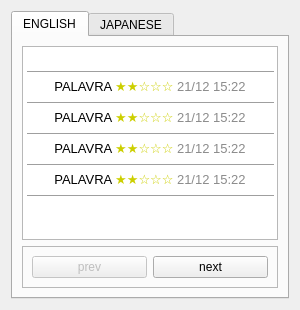
      <widget class="QWidget" name="tab_2">
       <attribute name="title">
        <string>HISTORY</string>
       </attribute>
       <layout class="QVBoxLayout" name="verticalLayout_5">
        <item>
         <widget class="QTabWidget" name="tabWidget">
          <property name="currentIndex">
           <number>0</number>
          </property>
          <widget class="QWidget" name="tab_4">
           <attribute name="title">
            <string>ENGLISH</string>
           </attribute>
           <layout class="QVBoxLayout" name="verticalLayout_6">
            <item>
             <widget class="QTextBrowser" name="history_en">
              <property name="html">
               <string>&lt;!DOCTYPE HTML PUBLIC &quot;-//W3C//DTD HTML 4.0//EN&quot; &quot;http://www.w3.org/TR/REC-html40/strict.dtd&quot;&gt;
&lt;html&gt;&lt;head&gt;&lt;meta name=&quot;qrichtext&quot; content=&quot;1&quot; /&gt;&lt;style type=&quot;text/css&quot;&gt;
p, li { white-space: pre-wrap; }
&lt;/style&gt;&lt;/head&gt;&lt;body style=&quot; font-family:'Ubuntu'; font-size:11pt; font-weight:400; font-style:normal;&quot;&gt;
&lt;p align=&quot;center&quot; style=&quot;-qt-paragraph-type:empty; margin-top:0px; margin-bottom:0px; margin-left:0px; margin-right:0px; -qt-block-indent:0; text-indent:0px; font-family:'MS Shell Dlg 2'; font-size:8.25pt;&quot;&gt;&lt;br /&gt;&lt;/p&gt;
&lt;hr /&gt;
&lt;p align=&quot;center&quot; style=&quot; margin-top:0px; margin-bottom:0px; margin-left:0px; margin-right:0px; -qt-block-indent:0; text-indent:0px;&quot;&gt;&lt;span style=&quot; font-family:'MS Shell Dlg 2'; font-size:10pt;&quot;&gt;PALAVRA &lt;/span&gt;&lt;span style=&quot; font-family:'MS Shell Dlg 2'; font-size:10pt; color:#cccf00;&quot;&gt;★★☆☆☆&lt;/span&gt;&lt;span style=&quot; font-family:'MS Shell Dlg 2'; font-size:10pt;&quot;&gt; &lt;/span&gt;&lt;span style=&quot; font-family:'MS Shell Dlg 2'; font-size:10pt; color:#8b8b8b;&quot;&gt;21/12 15:22&lt;/span&gt;&lt;/p&gt;
&lt;hr /&gt;
&lt;p align=&quot;center&quot; style=&quot; margin-top:0px; margin-bottom:0px; margin-left:0px; margin-right:0px; -qt-block-indent:0; text-indent:0px;&quot;&gt;&lt;span style=&quot; font-family:'MS Shell Dlg 2'; font-size:10pt;&quot;&gt;PALAVRA &lt;/span&gt;&lt;span style=&quot; font-family:'MS Shell Dlg 2'; font-size:10pt; color:#cccf00;&quot;&gt;★★☆☆☆&lt;/span&gt;&lt;span style=&quot; font-family:'MS Shell Dlg 2'; font-size:10pt;&quot;&gt; &lt;/span&gt;&lt;span style=&quot; font-family:'MS Shell Dlg 2'; font-size:10pt; color:#8b8b8b;&quot;&gt;21/12 15:22&lt;/span&gt;&lt;/p&gt;
&lt;hr /&gt;
&lt;p align=&quot;center&quot; style=&quot; margin-top:0px; margin-bottom:0px; margin-left:0px; margin-right:0px; -qt-block-indent:0; text-indent:0px;&quot;&gt;&lt;span style=&quot; font-family:'MS Shell Dlg 2'; font-size:10pt;&quot;&gt;PALAVRA &lt;/span&gt;&lt;span style=&quot; font-family:'MS Shell Dlg 2'; font-size:10pt; color:#cccf00;&quot;&gt;★★☆☆☆&lt;/span&gt;&lt;span style=&quot; font-family:'MS Shell Dlg 2'; font-size:10pt;&quot;&gt; &lt;/span&gt;&lt;span style=&quot; font-family:'MS Shell Dlg 2'; font-size:10pt; color:#8b8b8b;&quot;&gt;21/12 15:22&lt;/span&gt;&lt;/p&gt;
&lt;hr /&gt;
&lt;p align=&quot;center&quot; style=&quot; margin-top:0px; margin-bottom:0px; margin-left:0px; margin-right:0px; -qt-block-indent:0; text-indent:0px;&quot;&gt;&lt;span style=&quot; font-family:'MS Shell Dlg 2'; font-size:10pt;&quot;&gt;PALAVRA &lt;/span&gt;&lt;span style=&quot; font-family:'MS Shell Dlg 2'; font-size:10pt; color:#cccf00;&quot;&gt;★★☆☆☆&lt;/span&gt;&lt;span style=&quot; font-family:'MS Shell Dlg 2'; font-size:10pt;&quot;&gt; &lt;/span&gt;&lt;span style=&quot; font-family:'MS Shell Dlg 2'; font-size:10pt; color:#8b8b8b;&quot;&gt;21/12 15:22&lt;/span&gt;&lt;/p&gt;
&lt;hr /&gt;&lt;/body&gt;&lt;/html&gt;</string>
              </property>
             </widget>
            </item>
            <item>
             <widget class="QFrame" name="frame">
              <property name="minimumSize">
               <size>
                <width>0</width>
                <height>28</height>
               </size>
              </property>
              <property name="frameShape">
               <enum>QFrame::StyledPanel</enum>
              </property>
              <property name="frameShadow">
               <enum>QFrame::Raised</enum>
              </property>
              <layout class="QHBoxLayout" name="horizontalLayout">
               <item>
                <widget class="QPushButton" name="prev_button">
                 <property name="enabled">
                  <bool>false</bool>
                 </property>
                 <property name="maximumSize">
                  <size>
                   <width>16777215</width>
                   <height>30</height>
                  </size>
                 </property>
                 <property name="text">
                  <string>prev</string>
                 </property>
                </widget>
               </item>
               <item>
                <widget class="QPushButton" name="next_button">
                 <property name="text">
                  <string>next</string>
                 </property>
                </widget>
               </item>
              </layout>
             </widget>
            </item>
           </layout>
          </widget>
          <widget class="QWidget" name="tab_3">
           <attribute name="title">
            <string>JAPANESE</string>
           </attribute>
          </widget>
         </widget>
        </item>
       </layout>
      </widget>
